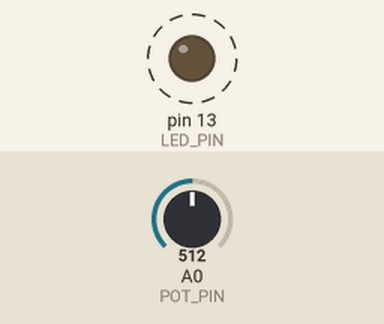
This sketch was run on a simulated Arduino Uno, built with avr-gcc and run on an emulated ATmega328P. Shown: output pins drawn as LEDs (lit = HIGH). Dashed ring = blinking. The test bench sets the inputs (shaded band); at power-on: A0 (POT_PIN) = 512.

Above: at 1.8 s.
1.9 s: A0 (POT_PIN) set to 0
At 3.3 s:
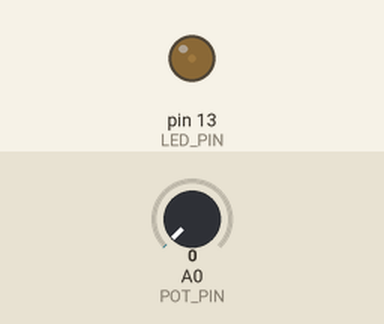
3.6 s: A0 (POT_PIN) set to 122
At 3.9 s:
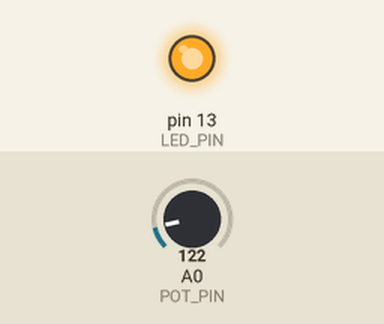
Timing chart, 0 to 13.1 s (numbered marks = the images above; inputs shaded):
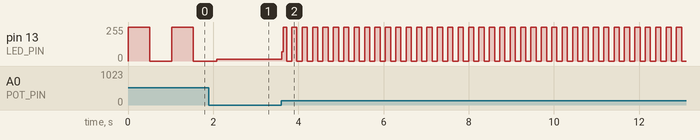

Measured:
- after the input at 3.6 s, pin 13 (LED_PIN): 15/255 → 68/255 at once, then moves between 0/255 and 255/255, repeating every 0.24 s
- by itself, pin 13 (LED_PIN): alternates 255/255 for 0.51 s and 0/255 for 0.51 s

The sketch:

Part_2_Reading_a_Pot.ino
```cpp
/******************************************************************************
 *
 *	Filename:		Part_2_Reading_a_Pot.ino
 *
 *	Description:	Measure the position of a potentiometer and use it to
 *					control the blink rate of an LED. Turn the knob to make it
 *					blink faster or slower!
 *
 *	New Hardware:	potentiometer, voltage divider
 *	New Software:	variable, define statement
 *
 *****************************************************************************/

#define POT_PIN			0				// pin the pot is connected to
#define LED_PIN			13				// pin the LED is connected to

// This function runs once, when the code starts.
void setup()
{
	pinMode(LED_PIN, OUTPUT);			// Set LED pin as an output.
}

// This function runs repeatedly forever.
void loop()
{
	int sensorValue;					// the pot's value

	sensorValue = analogRead(POT_PIN);	// Read the pot's value.

	digitalWrite(LED_PIN, HIGH);		// Turn the LED on

	delay(sensorValue);					// Wait a bit.

	digitalWrite(LED_PIN, LOW);			// Turn the LED off.

	delay(sensorValue);					// Wait a bit.
}
```
